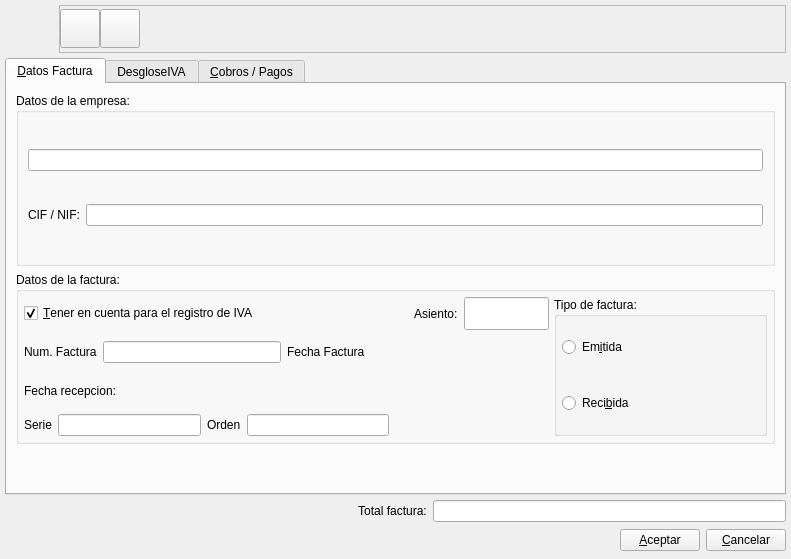
<?xml version="1.0" encoding="UTF-8"?>
<ui version="4.0">
 <class>RegistroIvaBase</class>
 <widget class="QWidget" name="RegistroIvaBase">
  <property name="geometry">
   <rect>
    <x>0</x>
    <y>0</y>
    <width>791</width>
    <height>559</height>
   </rect>
  </property>
  <property name="windowTitle">
   <string>Registro de Facturas</string>
  </property>
  <property name="windowIcon">
   <iconset resource="../../../bulmages.qrc">
    <normaloff>:/Images/vat.png</normaloff>:/Images/vat.png</iconset>
  </property>
  <layout class="QVBoxLayout">
   <property name="spacing">
    <number>5</number>
   </property>
   <property name="margin">
    <number>5</number>
   </property>
   <item>
    <layout class="QHBoxLayout">
     <property name="spacing">
      <number>6</number>
     </property>
     <property name="margin">
      <number>0</number>
     </property>
     <item>
      <widget class="QLabel" name="label">
       <property name="minimumSize">
        <size>
         <width>48</width>
         <height>48</height>
        </size>
       </property>
       <property name="maximumSize">
        <size>
         <width>48</width>
         <height>48</height>
        </size>
       </property>
       <property name="text">
        <string/>
       </property>
       <property name="pixmap">
        <pixmap resource="../../../bulmages.qrc">:/Images/vat.png</pixmap>
       </property>
       <property name="scaledContents">
        <bool>true</bool>
       </property>
      </widget>
     </item>
     <item>
      <widget class="QFrame" name="frame">
       <property name="frameShape">
        <enum>QFrame::StyledPanel</enum>
       </property>
       <property name="frameShadow">
        <enum>QFrame::Raised</enum>
       </property>
       <layout class="QHBoxLayout">
        <property name="spacing">
         <number>0</number>
        </property>
        <property name="margin">
         <number>0</number>
        </property>
        <item>
         <widget class="QToolButton" name="mui_guardar">
          <property name="baseSize">
           <size>
            <width>32</width>
            <height>32</height>
           </size>
          </property>
          <property name="text">
           <string/>
          </property>
          <property name="icon">
           <iconset resource="../../../bulmages.qrc">
            <normaloff>:/Images/edit-save.png</normaloff>:/Images/edit-save.png</iconset>
          </property>
          <property name="iconSize">
           <size>
            <width>32</width>
            <height>32</height>
           </size>
          </property>
         </widget>
        </item>
        <item>
         <widget class="QToolButton" name="mui_borrar">
          <property name="text">
           <string/>
          </property>
          <property name="icon">
           <iconset>
            <normaloff>:Images/edit-delete.png</normaloff>:Images/edit-delete.png</iconset>
          </property>
          <property name="iconSize">
           <size>
            <width>32</width>
            <height>32</height>
           </size>
          </property>
         </widget>
        </item>
        <item>
         <spacer>
          <property name="orientation">
           <enum>Qt::Horizontal</enum>
          </property>
          <property name="sizeType">
           <enum>QSizePolicy::Expanding</enum>
          </property>
          <property name="sizeHint" stdset="0">
           <size>
            <width>457</width>
            <height>16</height>
           </size>
          </property>
         </spacer>
        </item>
       </layout>
      </widget>
     </item>
    </layout>
   </item>
   <item>
    <widget class="QTabWidget" name="tabWidget2">
     <property name="currentIndex">
      <number>0</number>
     </property>
     <widget class="QWidget" name="tab1">
      <attribute name="title">
       <string>&amp;Datos Factura</string>
      </attribute>
      <layout class="QVBoxLayout">
       <property name="spacing">
        <number>6</number>
       </property>
       <property name="margin">
        <number>9</number>
       </property>
       <item>
        <widget class="QGroupBox" name="groupBox_3">
         <property name="title">
          <string>Datos de la empresa:</string>
         </property>
         <layout class="QVBoxLayout">
          <property name="spacing">
           <number>6</number>
          </property>
          <property name="margin">
           <number>9</number>
          </property>
          <item>
           <widget class="BlSearchWidget" name="m_contrapartida"/>
          </item>
          <item>
           <layout class="QHBoxLayout">
            <property name="spacing">
             <number>6</number>
            </property>
            <property name="margin">
             <number>0</number>
            </property>
           </layout>
          </item>
          <item>
           <layout class="QHBoxLayout">
            <property name="spacing">
             <number>6</number>
            </property>
            <property name="margin">
             <number>0</number>
            </property>
            <item>
             <widget class="QLabel" name="TextLabel1_5_2">
              <property name="sizePolicy">
               <sizepolicy hsizetype="Preferred" vsizetype="Fixed">
                <horstretch>0</horstretch>
                <verstretch>0</verstretch>
               </sizepolicy>
              </property>
              <property name="text">
               <string>CIF / NIF:</string>
              </property>
             </widget>
            </item>
            <item>
             <widget class="QLineEdit" name="m_cif"/>
            </item>
           </layout>
          </item>
         </layout>
        </widget>
       </item>
       <item>
        <widget class="QGroupBox" name="groupBox">
         <property name="title">
          <string>Datos de la factura:</string>
         </property>
         <layout class="QHBoxLayout">
          <property name="spacing">
           <number>5</number>
          </property>
          <property name="margin">
           <number>5</number>
          </property>
          <item>
           <layout class="QVBoxLayout">
            <property name="spacing">
             <number>6</number>
            </property>
            <property name="margin">
             <number>0</number>
            </property>
            <item>
             <layout class="QHBoxLayout">
              <property name="spacing">
               <number>6</number>
              </property>
              <property name="margin">
               <number>0</number>
              </property>
              <item>
               <widget class="QCheckBox" name="m_incregistroIVA">
                <property name="text">
                 <string>&amp;Tener en cuenta para el registro de IVA</string>
                </property>
                <property name="shortcut">
                 <string>Alt+T</string>
                </property>
                <property name="checked">
                 <bool>true</bool>
                </property>
               </widget>
              </item>
              <item>
               <spacer>
                <property name="orientation">
                 <enum>Qt::Horizontal</enum>
                </property>
                <property name="sizeType">
                 <enum>QSizePolicy::Expanding</enum>
                </property>
                <property name="sizeHint" stdset="0">
                 <size>
                  <width>151</width>
                  <height>21</height>
                 </size>
                </property>
               </spacer>
              </item>
              <item>
               <widget class="QLabel" name="TextLabel1_4">
                <property name="sizePolicy">
                 <sizepolicy hsizetype="Preferred" vsizetype="Fixed">
                  <horstretch>0</horstretch>
                  <verstretch>0</verstretch>
                 </sizepolicy>
                </property>
                <property name="maximumSize">
                 <size>
                  <width>100</width>
                  <height>32767</height>
                 </size>
                </property>
                <property name="text">
                 <string>Asiento:</string>
                </property>
               </widget>
              </item>
              <item>
               <widget class="QLineEdit" name="numasiento">
                <property name="sizePolicy">
                 <sizepolicy hsizetype="Minimum" vsizetype="Fixed">
                  <horstretch>0</horstretch>
                  <verstretch>0</verstretch>
                 </sizepolicy>
                </property>
                <property name="maximumSize">
                 <size>
                  <width>85</width>
                  <height>32767</height>
                 </size>
                </property>
                <property name="focusPolicy">
                 <enum>Qt::NoFocus</enum>
                </property>
                <property name="acceptDrops">
                 <bool>true</bool>
                </property>
                <property name="text">
                 <string/>
                </property>
                <property name="alignment">
                 <set>Qt::AlignRight</set>
                </property>
                <property name="readOnly">
                 <bool>true</bool>
                </property>
               </widget>
              </item>
             </layout>
            </item>
            <item>
             <layout class="QHBoxLayout">
              <property name="spacing">
               <number>6</number>
              </property>
              <property name="margin">
               <number>0</number>
              </property>
              <item>
               <widget class="QLabel" name="TextLabel1">
                <property name="sizePolicy">
                 <sizepolicy hsizetype="Preferred" vsizetype="Fixed">
                  <horstretch>0</horstretch>
                  <verstretch>0</verstretch>
                 </sizepolicy>
                </property>
                <property name="text">
                 <string>Num. Factura</string>
                </property>
               </widget>
              </item>
              <item>
               <widget class="QLineEdit" name="m_factura">
                <property name="alignment">
                 <set>Qt::AlignRight</set>
                </property>
               </widget>
              </item>
              <item>
               <widget class="QLabel" name="TextLabel1_6_3">
                <property name="sizePolicy">
                 <sizepolicy hsizetype="Preferred" vsizetype="Fixed">
                  <horstretch>0</horstretch>
                  <verstretch>0</verstretch>
                 </sizepolicy>
                </property>
                <property name="text">
                 <string>Fecha Factura</string>
                </property>
               </widget>
              </item>
              <item>
               <widget class="BlDateSearch" name="m_ffactura" native="true"/>
              </item>
              <item>
               <spacer>
                <property name="orientation">
                 <enum>Qt::Horizontal</enum>
                </property>
                <property name="sizeType">
                 <enum>QSizePolicy::Expanding</enum>
                </property>
                <property name="sizeHint" stdset="0">
                 <size>
                  <width>152</width>
                  <height>21</height>
                 </size>
                </property>
               </spacer>
              </item>
             </layout>
            </item>
            <item>
             <layout class="QHBoxLayout">
              <property name="spacing">
               <number>6</number>
              </property>
              <property name="margin">
               <number>0</number>
              </property>
              <item>
               <widget class="QLabel" name="TextLabel1_6_2_2">
                <property name="sizePolicy">
                 <sizepolicy hsizetype="Preferred" vsizetype="Fixed">
                  <horstretch>0</horstretch>
                  <verstretch>0</verstretch>
                 </sizepolicy>
                </property>
                <property name="text">
                 <string>Fecha recepcion:</string>
                </property>
               </widget>
              </item>
              <item>
               <widget class="BlDateSearch" name="m_femisionregistroiva" native="true"/>
              </item>
              <item>
               <spacer>
                <property name="orientation">
                 <enum>Qt::Horizontal</enum>
                </property>
                <property name="sizeType">
                 <enum>QSizePolicy::Expanding</enum>
                </property>
                <property name="sizeHint" stdset="0">
                 <size>
                  <width>390</width>
                  <height>20</height>
                 </size>
                </property>
               </spacer>
              </item>
             </layout>
            </item>
            <item>
             <layout class="QHBoxLayout">
              <property name="spacing">
               <number>6</number>
              </property>
              <property name="margin">
               <number>0</number>
              </property>
              <item>
               <widget class="QLabel" name="TextLabel1_7">
                <property name="sizePolicy">
                 <sizepolicy hsizetype="Preferred" vsizetype="Fixed">
                  <horstretch>0</horstretch>
                  <verstretch>0</verstretch>
                 </sizepolicy>
                </property>
                <property name="text">
                 <string>Serie</string>
                </property>
               </widget>
              </item>
              <item>
               <widget class="QLineEdit" name="m_serieregistroiva">
                <property name="alignment">
                 <set>Qt::AlignRight</set>
                </property>
               </widget>
              </item>
              <item>
               <widget class="QLabel" name="TextLabel1_5">
                <property name="sizePolicy">
                 <sizepolicy hsizetype="Preferred" vsizetype="Fixed">
                  <horstretch>0</horstretch>
                  <verstretch>0</verstretch>
                 </sizepolicy>
                </property>
                <property name="text">
                 <string>Orden</string>
                </property>
               </widget>
              </item>
              <item>
               <widget class="QLineEdit" name="m_numorden">
                <property name="alignment">
                 <set>Qt::AlignRight</set>
                </property>
               </widget>
              </item>
              <item>
               <spacer>
                <property name="orientation">
                 <enum>Qt::Horizontal</enum>
                </property>
                <property name="sizeType">
                 <enum>QSizePolicy::Expanding</enum>
                </property>
                <property name="sizeHint" stdset="0">
                 <size>
                  <width>160</width>
                  <height>21</height>
                 </size>
                </property>
               </spacer>
              </item>
             </layout>
            </item>
           </layout>
          </item>
          <item>
           <widget class="QGroupBox" name="groupBox_2">
            <property name="sizePolicy">
             <sizepolicy hsizetype="Expanding" vsizetype="Preferred">
              <horstretch>0</horstretch>
              <verstretch>0</verstretch>
             </sizepolicy>
            </property>
            <property name="title">
             <string>Tipo de factura:</string>
            </property>
            <layout class="QHBoxLayout">
             <property name="spacing">
              <number>5</number>
             </property>
             <property name="margin">
              <number>5</number>
             </property>
             <item>
              <layout class="QVBoxLayout">
               <property name="spacing">
                <number>6</number>
               </property>
               <property name="margin">
                <number>0</number>
               </property>
               <item>
                <widget class="QRadioButton" name="m_factEmitida">
                 <property name="sizePolicy">
                  <sizepolicy hsizetype="MinimumExpanding" vsizetype="Preferred">
                   <horstretch>0</horstretch>
                   <verstretch>0</verstretch>
                  </sizepolicy>
                 </property>
                 <property name="text">
                  <string>Em&amp;itida</string>
                 </property>
                 <property name="shortcut">
                  <string>Alt+I</string>
                 </property>
                </widget>
               </item>
               <item>
                <widget class="QRadioButton" name="m_factSoportada">
                 <property name="sizePolicy">
                  <sizepolicy hsizetype="MinimumExpanding" vsizetype="Preferred">
                   <horstretch>0</horstretch>
                   <verstretch>0</verstretch>
                  </sizepolicy>
                 </property>
                 <property name="text">
                  <string>Reci&amp;bida</string>
                 </property>
                 <property name="shortcut">
                  <string>Alt+B</string>
                 </property>
                </widget>
               </item>
              </layout>
             </item>
            </layout>
           </widget>
          </item>
         </layout>
        </widget>
       </item>
       <item>
        <spacer>
         <property name="orientation">
          <enum>Qt::Vertical</enum>
         </property>
         <property name="sizeType">
          <enum>QSizePolicy::Ignored</enum>
         </property>
         <property name="sizeHint" stdset="0">
          <size>
           <width>20</width>
           <height>40</height>
          </size>
         </property>
        </spacer>
       </item>
      </layout>
     </widget>
     <widget class="QWidget" name="tab2">
      <attribute name="title">
       <string>DesgloseIVA</string>
      </attribute>
      <layout class="QVBoxLayout">
       <property name="spacing">
        <number>5</number>
       </property>
       <property name="margin">
        <number>5</number>
       </property>
       <item>
        <widget class="QGroupBox" name="groupBox_4">
         <property name="title">
          <string>IVA:</string>
         </property>
         <layout class="QVBoxLayout">
          <property name="spacing">
           <number>5</number>
          </property>
          <property name="margin">
           <number>5</number>
          </property>
          <item>
           <widget class="BcSubForm" name="mui_listIva"/>
          </item>
          <item>
           <layout class="QHBoxLayout">
            <property name="spacing">
             <number>6</number>
            </property>
            <property name="margin">
             <number>0</number>
            </property>
            <item>
             <widget class="QLabel" name="TextLabel1_2">
              <property name="sizePolicy">
               <sizepolicy hsizetype="Preferred" vsizetype="Fixed">
                <horstretch>0</horstretch>
                <verstretch>0</verstretch>
               </sizepolicy>
              </property>
              <property name="text">
               <string>Total Base Imponible:</string>
              </property>
              <property name="alignment">
               <set>Qt::AlignCenter</set>
              </property>
             </widget>
            </item>
            <item>
             <widget class="QLineEdit" name="m_baseImponible">
              <property name="enabled">
               <bool>true</bool>
              </property>
              <property name="alignment">
               <set>Qt::AlignRight</set>
              </property>
              <property name="readOnly">
               <bool>false</bool>
              </property>
             </widget>
            </item>
            <item>
             <widget class="QLabel" name="TextLabel1_4_2">
              <property name="sizePolicy">
               <sizepolicy hsizetype="Preferred" vsizetype="Fixed">
                <horstretch>0</horstretch>
                <verstretch>0</verstretch>
               </sizepolicy>
              </property>
              <property name="text">
               <string>Total IVA:</string>
              </property>
              <property name="alignment">
               <set>Qt::AlignCenter</set>
              </property>
             </widget>
            </item>
            <item>
             <widget class="QLineEdit" name="m_importeiva">
              <property name="enabled">
               <bool>true</bool>
              </property>
              <property name="sizePolicy">
               <sizepolicy hsizetype="Expanding" vsizetype="Fixed">
                <horstretch>0</horstretch>
                <verstretch>0</verstretch>
               </sizepolicy>
              </property>
              <property name="alignment">
               <set>Qt::AlignRight</set>
              </property>
              <property name="readOnly">
               <bool>false</bool>
              </property>
             </widget>
            </item>
           </layout>
          </item>
         </layout>
        </widget>
       </item>
       <item>
        <spacer>
         <property name="orientation">
          <enum>Qt::Vertical</enum>
         </property>
         <property name="sizeType">
          <enum>QSizePolicy::Ignored</enum>
         </property>
         <property name="sizeHint" stdset="0">
          <size>
           <width>20</width>
           <height>40</height>
          </size>
         </property>
        </spacer>
       </item>
      </layout>
     </widget>
     <widget class="QWidget" name="tab3">
      <attribute name="title">
       <string>&amp;Cobros / Pagos</string>
      </attribute>
      <layout class="QVBoxLayout">
       <property name="spacing">
        <number>6</number>
       </property>
       <property name="margin">
        <number>9</number>
       </property>
       <item>
        <layout class="QHBoxLayout">
         <property name="spacing">
          <number>6</number>
         </property>
         <property name="margin">
          <number>0</number>
         </property>
         <item>
          <widget class="QComboBox" name="m_fPago"/>
         </item>
         <item>
          <widget class="QToolButton" name="mui_generarPrevisiones">
           <property name="text">
            <string/>
           </property>
           <property name="icon">
            <iconset resource="../../../bulmages.qrc">
             <normaloff>:/BulmaCont32x32/images/png/i_downArrow.png</normaloff>:/BulmaCont32x32/images/png/i_downArrow.png</iconset>
           </property>
          </widget>
         </item>
         <item>
          <spacer>
           <property name="orientation">
            <enum>Qt::Horizontal</enum>
           </property>
           <property name="sizeType">
            <enum>QSizePolicy::Expanding</enum>
           </property>
           <property name="sizeHint" stdset="0">
            <size>
             <width>100</width>
             <height>20</height>
            </size>
           </property>
          </spacer>
         </item>
        </layout>
       </item>
       <item>
        <widget class="BcSubForm" name="mui_listPrevCobro"/>
       </item>
      </layout>
     </widget>
    </widget>
   </item>
   <item>
    <layout class="QHBoxLayout">
     <property name="spacing">
      <number>6</number>
     </property>
     <property name="margin">
      <number>0</number>
     </property>
     <item>
      <spacer>
       <property name="orientation">
        <enum>Qt::Horizontal</enum>
       </property>
       <property name="sizeType">
        <enum>QSizePolicy::Expanding</enum>
       </property>
       <property name="sizeHint" stdset="0">
        <size>
         <width>131</width>
         <height>21</height>
        </size>
       </property>
      </spacer>
     </item>
     <item>
      <widget class="QLabel" name="TextLabel1_2_4">
       <property name="sizePolicy">
        <sizepolicy hsizetype="Preferred" vsizetype="Fixed">
         <horstretch>0</horstretch>
         <verstretch>0</verstretch>
        </sizepolicy>
       </property>
       <property name="text">
        <string>Total factura:</string>
       </property>
       <property name="alignment">
        <set>Qt::AlignCenter</set>
       </property>
      </widget>
     </item>
     <item>
      <widget class="QLineEdit" name="m_totalFactura">
       <property name="enabled">
        <bool>true</bool>
       </property>
       <property name="alignment">
        <set>Qt::AlignRight</set>
       </property>
       <property name="readOnly">
        <bool>false</bool>
       </property>
      </widget>
     </item>
    </layout>
   </item>
   <item>
    <layout class="QHBoxLayout">
     <property name="spacing">
      <number>6</number>
     </property>
     <property name="margin">
      <number>0</number>
     </property>
     <item>
      <spacer>
       <property name="orientation">
        <enum>Qt::Horizontal</enum>
       </property>
       <property name="sizeType">
        <enum>QSizePolicy::Expanding</enum>
       </property>
       <property name="sizeHint" stdset="0">
        <size>
         <width>478</width>
         <height>27</height>
        </size>
       </property>
      </spacer>
     </item>
     <item>
      <widget class="QPushButton" name="mui_aceptar">
       <property name="focusPolicy">
        <enum>Qt::TabFocus</enum>
       </property>
       <property name="text">
        <string>&amp;Aceptar</string>
       </property>
       <property name="shortcut">
        <string/>
       </property>
       <property name="autoDefault">
        <bool>false</bool>
       </property>
      </widget>
     </item>
     <item>
      <widget class="QPushButton" name="mui_cancelar">
       <property name="text">
        <string>&amp;Cancelar</string>
       </property>
       <property name="shortcut">
        <string>Alt+N</string>
       </property>
       <property name="autoDefault">
        <bool>false</bool>
       </property>
      </widget>
     </item>
    </layout>
   </item>
  </layout>
 </widget>
 <layoutdefault spacing="6" margin="11"/>
 <customwidgets>
  <customwidget>
   <class>BcSubForm</class>
   <extends>QTableWidget</extends>
   <header>bcsubform.h</header>
  </customwidget>
  <customwidget>
   <class>BlDateSearch</class>
   <extends></extends>
   <header>../../../bulmalib/src/bldatesearch.h</header>
  </customwidget>
  <customwidget>
   <class>BlSearchWidget</class>
   <extends>QLineEdit</extends>
   <header>blsearchwidget.h</header>
  </customwidget>
 </customwidgets>
 <tabstops>
  <tabstop>m_cif</tabstop>
  <tabstop>m_factura</tabstop>
  <tabstop>m_numorden</tabstop>
  <tabstop>mui_aceptar</tabstop>
  <tabstop>mui_cancelar</tabstop>
 </tabstops>
 <resources>
  <include location="../../../bulmages.qrc"/>
 </resources>
 <connections/>
</ui>
